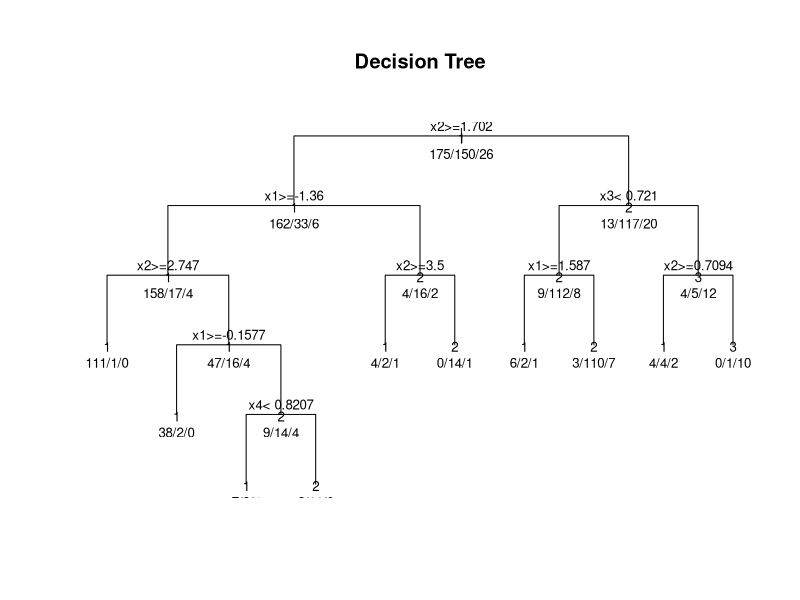
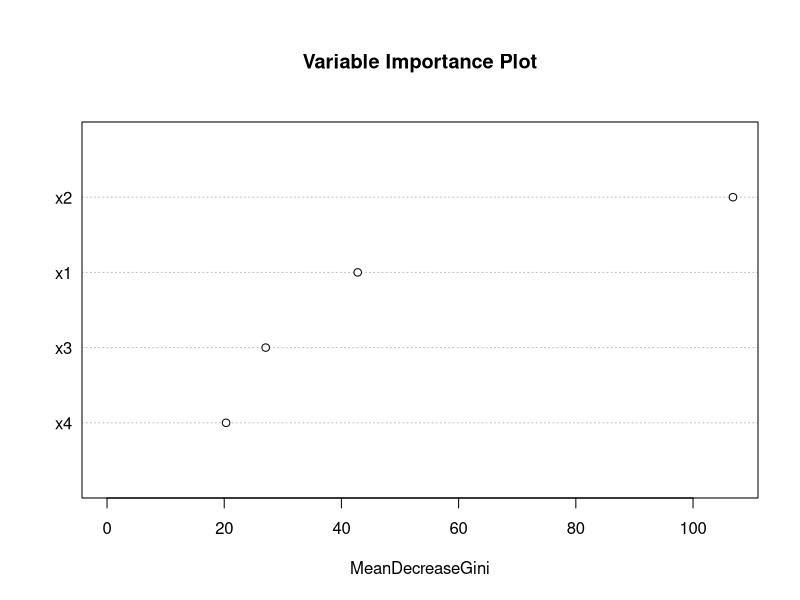
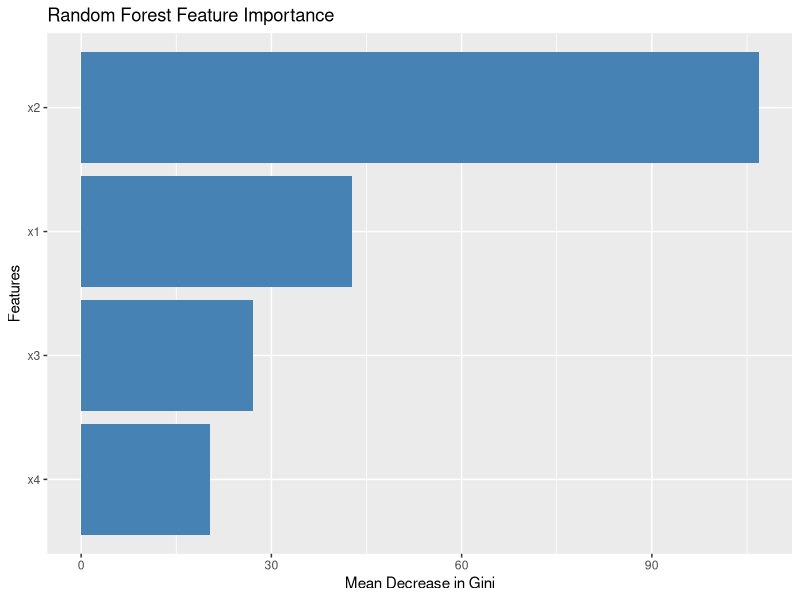

Here is the R script that generated these plots, in order:
## ---- chunk 1
# Load required packages
library(rpart)        # For decision trees
library(randomForest) # For random forest
library(caret)        # For model evaluation
library(ggplot2)      # For visualization
## ---- chunk 2
# Set random seed using roll number
set.seed(17)

# Generate 4 continuous predictor variables
x1 <- rnorm(500, mean = 0, sd = 1)  # Normal distribution with mean 0, sd 1
x2 <- rnorm(500, mean = 2, sd = 2)  # Normal distribution with mean 2, sd 2
x3 <- rnorm(500, mean = -1, sd = 1.5)  # Normal distribution with mean -1, sd 1.5
x4 <- rnorm(500, mean = 1, sd = 1)  # Normal distribution with mean 1, sd 1
# Generate response variable as a function of predictors with little randomness
# This approach is used to ensure that the response variable is mostly determined by the predictors,
# making it easier for machine learning models to learn the underlying pattern and achieve higher accuracy.
# Adding a small amount of noise (randomness) makes the data more realistic, but the main relationship remains strong.
y <- ifelse(x1 + x2 + rnorm(500, 0, 0.5) > 2, 1,
     ifelse(x3 - x4 + rnorm(500, 0, 0.5) < 0, 2, 3))
y <- factor(y, levels = c(1, 2, 3))
# Create data frame
data <- data.frame(
  x1 = x1,
  x2 = x2,
  x3 = x3,
  x4 = x4,
  result = y
)

# Split data into training (70%) and testing (30%) sets
set.seed(17)  # For reproducibility of split
ind<-sample(2, nrow(data), prob=c(0.7,0.3), replace = T)
train_data <- data[ind==1, ]
test_data <- data[ind==2, ]
## ---- chunk 3
par(mar = c(5.1, 4.1, 6.1, 2.1)) # Increased top margin to 6.1

# Fit decision tree model
tree_model <- rpart(result ~ ., data = train_data, method = "class")

# Plot decision tree
plot(tree_model, uniform = TRUE, main = "Decision Tree")
text(tree_model, use.n = TRUE, all = TRUE, cex = 0.8)
## ---- chunk 4
# Make predictions on test set
tree_pred <- predict(tree_model, test_data, type = "class")
# Calculate confusion matrix and accuracy metrics
tree_cm <- confusionMatrix(tree_pred, test_data$result)

# Print results
print("Decision Tree Model Results:")
print(tree_cm)
## ---- chunk 5
# Fit random forest model
rf_model <- randomForest(result ~ ., data = train_data, ntree = 500)

# Make predictions on test set
rf_pred <- predict(rf_model, test_data)

# Calculate confusion matrix and accuracy metrics
rf_cm <- confusionMatrix(rf_pred, test_data$result)

# Print results
print("Random Forest Model Results:")
print(rf_cm)
## ---- chunk 6
# Plot variable importance
varImpPlot(rf_model, main = "Variable Importance Plot")
## ---- chunk 7
# Create comparison table
comparison <- data.frame(
  Model = c("Decision Tree", "Random Forest"),
  Accuracy = c(tree_cm$overall["Accuracy"], rf_cm$overall["Accuracy"])
)

# Print comparison
print(comparison)
## ---- chunk 8
# Extract importance
importance_df <- as.data.frame(importance(rf_model))
importance_df$Feature <- rownames(importance_df)

# Plot using ggplot2
ggplot(importance_df, aes(x = reorder(Feature, MeanDecreaseGini), y = MeanDecreaseGini)) +
  geom_bar(stat = "identity", fill = "steelblue") +
  coord_flip() +
  xlab("Features") +
  ylab("Mean Decrease in Gini") +
  ggtitle("Random Forest Feature Importance")
